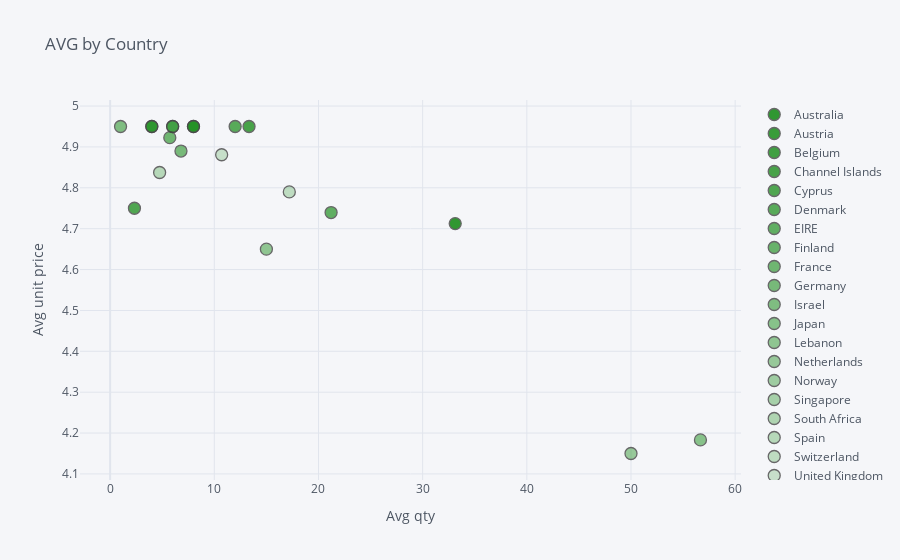

The notebook cell this image was saved under:
### Markdown cell above
## 3. Create an interactive scatter plot showing the relationship between average quantity (x-axis) and average unit price (y-axis) for the product PARTY BUNTING with the plot points color-coded by country (categories).

### Code cell
data=a.loc[a.Description=='PARTY BUNTING']

data=data.groupby('Country').mean()
data=data[['Quantity', 'UnitPrice']]


data.reset_index(inplace=True)


data.iplot(x='Quantity', y='UnitPrice', categories='Country',
           xTitle='Avg qty', yTitle='Avg unit price',
           color='Green', title='AVG by Country')

### Figure 1 — Plotly figure (JSON) as saved in the notebook; plotly's stock layout.template omitted (floating-point values rounded to 4 significant figures)
{"data": [{"marker": {"color": "rgba(0, 128, 0, 1.0)", "line": {"width": 1.3}, "opacity": 0.8, "size": 12, "symbol": "circle"}, "mode": "markers", "name": "Australia", "textfont": {"color": "#4D5663"}, "type": "scatter", "x": [33.12], "y": [4.713]}, {"marker": {"color": "rgba(0, 128, 0, 0.96)", "line": {"width": 1.3}, "opacity": 0.8, "size": 12, "symbol": "circle"}, "mode": "markers", "name": "Austria", "textfont": {"color": "#4D5663"}, "type": "scatter", "x": [8], "y": [4.95]}, {"marker": {"color": "rgba(0, 128, 0, 0.9199999999999999)", "line": {"width": 1.3}, "opacity": 0.8, "size": 12, "symbol": "circle"}, "mode": "markers", "name": "Belgium", "textfont": {"color": "#4D5663"}, "type": "scatter", "x": [4], "y": [4.95]}, {"marker": {"color": "rgba(0, 128, 0, 0.8799999999999999)", "line": {"width": 1.3}, "opacity": 0.8, "size": 12, "symbol": "circle"}, "mode": "markers", "name": "Channel Islands", "textfont": {"color": "#4D5663"}, "type": "scatter", "x": [13.33], "y": [4.95]}, {"marker": {"color": "rgba(0, 128, 0, 0.8399999999999999)", "line": {"width": 1.3}, "opacity": 0.8, "size": 12, "symbol": "circle"}, "mode": "markers", "name": "Cyprus", "textfont": {"color": "#4D5663"}, "type": "scatter", "x": [2.333], "y": [4.75]}, {"marker": {"color": "rgba(0, 128, 0, 0.8)", "line": {"width": 1.3}, "opacity": 0.8, "size": 12, "symbol": "circle"}, "mode": "markers", "name": "Denmark", "textfont": {"color": "#4D5663"}, "type": "scatter", "x": [12], "y": [4.95]}, {"marker": {"color": "rgba(0, 128, 0, 0.76)", "line": {"width": 1.3}, "opacity": 0.8, "size": 12, "symbol": "circle"}, "mode": "markers", "name": "EIRE", "textfont": {"color": "#4D5663"}, "type": "scatter", "x": [21.21], "y": [4.739]}, {"marker": {"color": "rgba(0, 128, 0, 0.72)", "line": {"width": 1.3}, "opacity": 0.8, "size": 12, "symbol": "circle"}, "mode": "markers", "name": "Finland", "textfont": {"color": "#4D5663"}, "type": "scatter", "x": [6], "y": [4.95]}, {"marker": {"color": "rgba(0, 128, 0, 0.6799999999999999)", "line": {"width": 1.3}, "opacity": 0.8, "size": 12, "symbol": "circle"}, "mode": "markers", "name": "France", "textfont": {"color": "#4D5663"}, "type": "scatter", "x": [5.727], "y": [4.923]}, {"marker": {"color": "rgba(0, 128, 0, 0.6399999999999999)", "line": {"width": 1.3}, "opacity": 0.8, "size": 12, "symbol": "circle"}, "mode": "markers", "name": "Germany", "textfont": {"color": "#4D5663"}, "type": "scatter", "x": [6.8], "y": [4.89]}, {"marker": {"color": "rgba(0, 128, 0, 0.5999999999999999)", "line": {"width": 1.3}, "opacity": 0.8, "size": 12, "symbol": "circle"}, "mode": "markers", "name": "Israel", "textfont": {"color": "#4D5663"}, "type": "scatter", "x": [1], "y": [4.95]}, {"marker": {"color": "rgba(0, 128, 0, 0.5599999999999998)", "line": {"width": 1.3}, "opacity": 0.8, "size": 12, "symbol": "circle"}, "mode": "markers", "name": "Japan", "textfont": {"color": "#4D5663"}, "type": "scatter", "x": [56.67], "y": [4.183]}, {"marker": {"color": "rgba(0, 128, 0, 0.5199999999999998)", "line": {"width": 1.3}, "opacity": 0.8, "size": 12, "symbol": "circle"}, "mode": "markers", "name": "Lebanon", "textfont": {"color": "#4D5663"}, "type": "scatter", "x": [15], "y": [4.65]}, {"marker": {"color": "rgba(0, 128, 0, 0.4799999999999998)", "line": {"width": 1.3}, "opacity": 0.8, "size": 12, "symbol": "circle"}, "mode": "markers", "name": "Netherlands", "textfont": {"color": "#4D5663"}, "type": "scatter", "x": [50], "y": [4.15]}, {"marker": {"color": "rgba(0, 128, 0, 0.44)", "line": {"width": 1.3}, "opacity": 0.8, "size": 12, "symbol": "circle"}, "mode": "markers", "name": "Norway", "textfont": {"color": "#4D5663"}, "type": "scatter", "x": [6], "y": [4.95]}, {"marker": {"color": "rgba(0, 128, 0, 0.39999999999999997)", "line": {"width": 1.3}, "opacity": 0.8, "size": 12, "symbol": "circle"}, "mode": "markers", "name": "Singapore", "textfont": {"color": "#4D5663"}, "type": "scatter", "x": [8], "y": [4.95]}, {"marker": {"color": "rgba(0, 128, 0, 0.35999999999999993)", "line": {"width": 1.3}, "opacity": 0.8, "size": 12, "symbol": "circle"}, "mode": "markers", "name": "South Africa", "textfont": {"color": "#4D5663"}, "type": "scatter", "x": [4], "y": [4.95]}, {"marker": {"color": "rgba(0, 128, 0, 0.3199999999999999)", "line": {"width": 1.3}, "opacity": 0.8, "size": 12, "symbol": "circle"}, "mode": "markers", "name": "Spain", "textfont": {"color": "#4D5663"}, "type": "scatter", "x": [4.75], "y": [4.838]}, {"marker": {"color": "rgba(0, 128, 0, 0.27999999999999986)", "line": {"width": 1.3}, "opacity": 0.8, "size": 12, "symbol": "circle"}, "mode": "markers", "name": "Switzerland", "textfont": {"color": "#4D5663"}, "type": "scatter", "x": [17.2], "y": [4.79]}, {"marker": {"color": "rgba(0, 128, 0, 0.23999999999999982)", "line": {"width": 1.3}, "opacity": 0.8, "size": 12, "symbol": "circle"}, "mode": "markers", "name": "United Kingdom", "textfont": {"color": "#4D5663"}, "type": "scatter", "x": [10.71], "y": [4.881]}], "layout": {"legend": {"bgcolor": "#F5F6F9", "font": {"color": "#4D5663"}}, "paper_bgcolor": "#F5F6F9", "plot_bgcolor": "#F5F6F9", "title": {"font": {"color": "#4D5663"}, "text": "AVG by Country"}, "xaxis": {"gridcolor": "#E1E5ED", "showgrid": true, "tickfont": {"color": "#4D5663"}, "title": {"font": {"color": "#4D5663"}, "text": "Avg qty"}, "zerolinecolor": "#E1E5ED"}, "yaxis": {"gridcolor": "#E1E5ED", "showgrid": true, "tickfont": {"color": "#4D5663"}, "title": {"font": {"color": "#4D5663"}, "text": "Avg unit price"}, "zerolinecolor": "#E1E5ED"}}}
